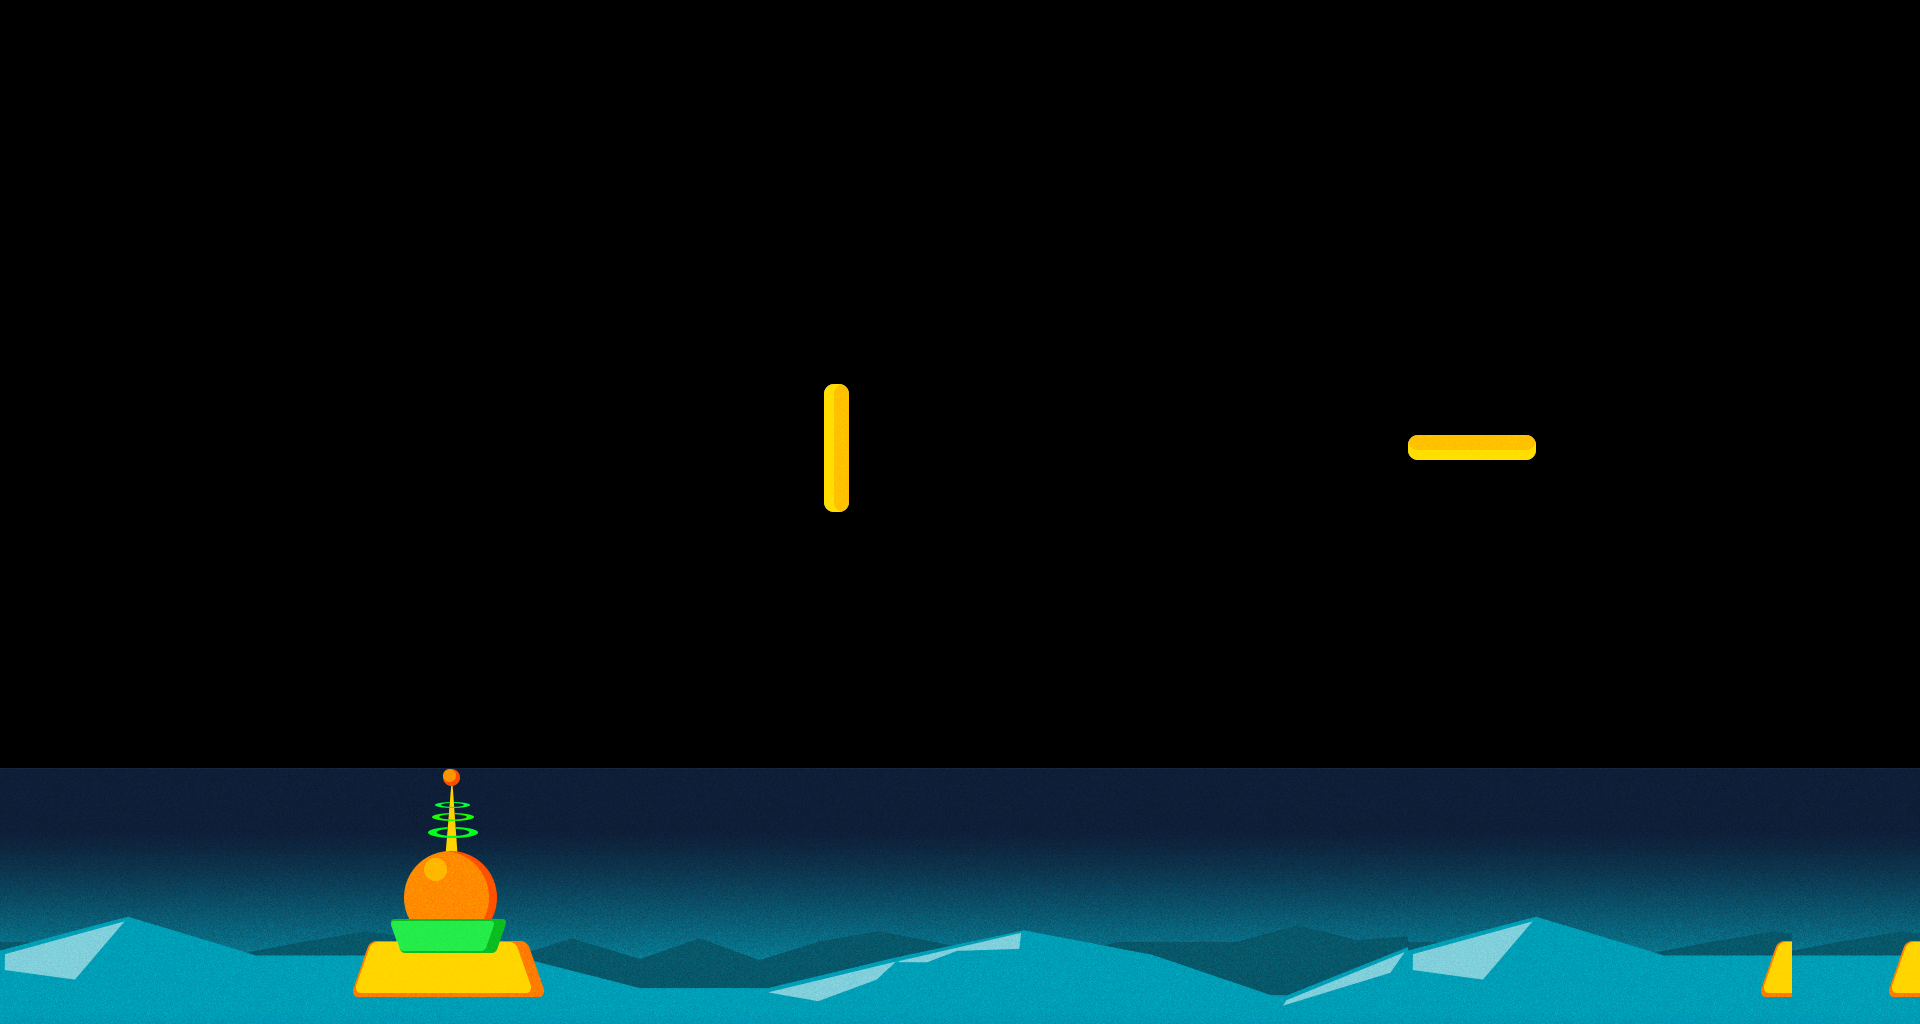

Tiled map render using the project's own tile images. Description and the whole map definition, tile-layer contents included, below:
An orthogonal 15x8 tile map with 128x128 px tiles, 1 tile layer (Tile Layer 1), 2 tilesets.

<map version="1.0" tiledversion="1.1.0" orientation="orthogonal" renderorder="right-down" width="15" height="8" tilewidth="128" tileheight="128" infinite="0" nextobjectid="1">
 <tileset firstgid="1" source="tiles.tsx" />
 <tileset firstgid="65" source="template_assets_v1.tsx" />
 <layer name="Tile Layer 1" width="15" height="8">
  <data encoding="csv">
0,0,0,0,0,0,0,0,0,0,0,0,0,0,0,
0,0,0,0,0,0,0,0,0,0,0,0,0,0,0,
0,0,0,0,0,0,0,0,0,0,0,0,0,0,0,
0,0,0,0,0,0,119,0,0,0,0,122,0,0,0,
0,0,0,0,0,0,0,0,0,0,0,0,0,0,0,
0,0,0,0,0,0,0,0,0,0,0,0,0,0,0,
158,159,160,161,162,163,164,165,166,167,168,158,159,160,160,
173,174,175,176,177,178,179,180,181,182,183,173,174,175,175
</data>
 </layer>
</map>
